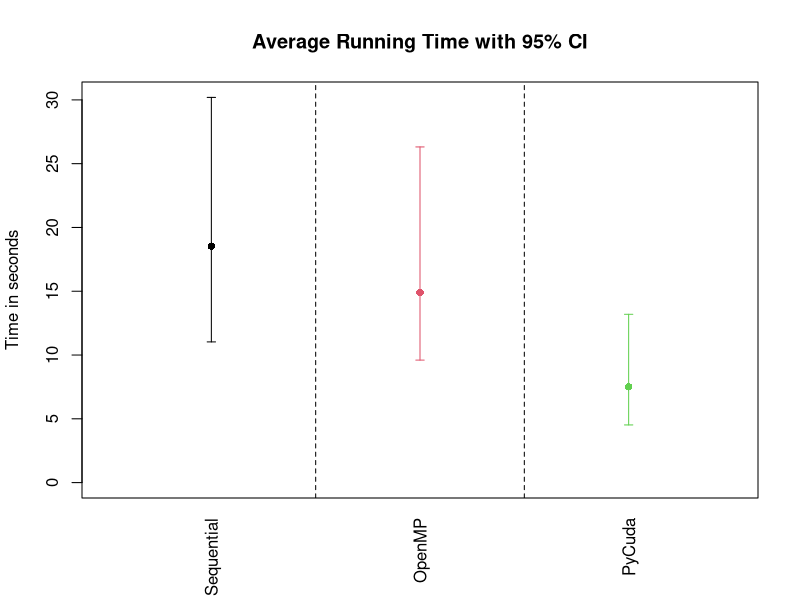
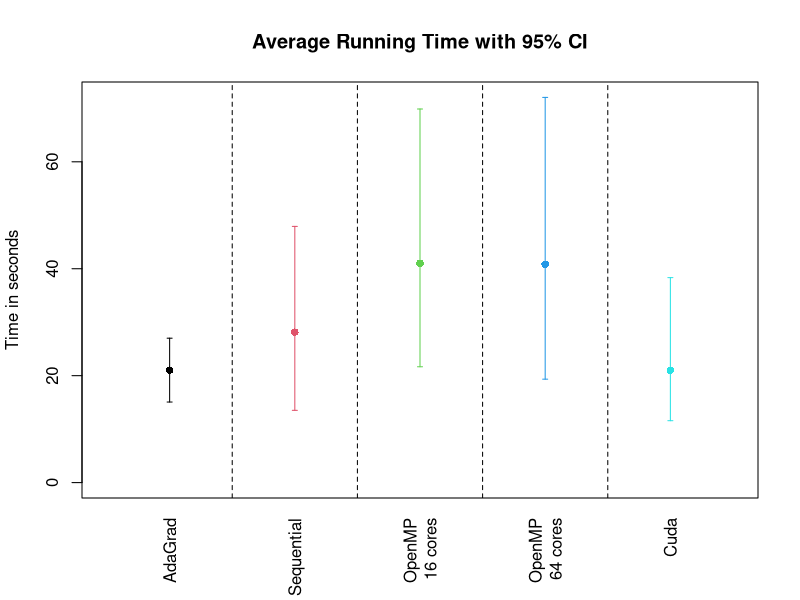

R code for these plots, in order:
plotTimes = function(data, labels){
  plot(data[1,], pch = 16, col = 1:ncol(data), ylim = c(0, max(data)), 
       xaxt = "n", xlab = "", ylab = "Time in seconds", xlim = c(0.5,ncol(data)+.5), 
       main = "Average Running Time with 95% CI" )
  axis(side = 1, at = 1:ncol(data), labels = labels, tick = F, las = 2)
  for (i in 1:ncol(data)){
    if (i < ncol(data)){abline(v = i+.5, lty = 2)}
    segments(i,data[2,i],i,data[3,i], col = i)
    segments(i-.02,data[2:3,i],i+.02,data[2:3,i], col = i)
  }
}

# Exercise 2 (Adam?)
seq = c(18.5330983472,11.0279892445, 30.1942003429)
openMP = c(14.9100168781, 9.60147128105, 26.312218219)
pycuda = c(7.50733185935, 4.52090799212, 13.1926374018)
data = cbind(seq, openMP, pycuda)

png("images/adam_time.png")
plotTimes(data, labels = c("Sequential", "OpenMP", "PyCuda"))
dev.off()

# Exercise 4 (Hessian-Free)
adagrad = c(22.11327004, 20.99232507, 20.67294908, 21.50551796, 20.75233102,
22.05125189, 21.38181114, 23.677526, 22.23660803, 22.30888796,
14.05756593, 18.08011985, 19.73524594, 22.54485297, 17.04361391,
22.02792001, 22.47860503, 20.608922, 21.00822711, 23.78029704,
21.42607212, 21.29130912, 20.53942299, 21.21694303, 22.57947993,
21.95840693, 24.32899284, 22.9603219,  22.87017012, 21.20456409,
21.90778995, 21.08343601, 21.50300503, 21.53422499, 13.81168413,
22.60522199, 19.88480997, 7.45160484, 19.97562003, 20.16937613,
20.27532506, 22.59281611, 16.26733088, 16.46365118, 16.29503918,
23.00759101, 26.50316787, 22.54556799, 22.93052983, 24.2192111, 20.99614,
23.31750512, 21.214499, 21.41280198, 21.38578701, 10.68650699,
22.892905, 20.91852498, 21.82952499, 23.821877, 23.5960412,
18.76557589, 21.46441102, 21.42458797, 21.77034688, 17.06581402,
22.19701409, 24.07997298, 26.86816216, 23.07671595, 22.20187902,
23.25679016, 23.27407503, 23.405653, 22.63115716, 23.38570499,
14.93108296, 21.98823094, 15.65240216, 23.34415507, 22.76237607,
14.55085206, 21.06373596, 23.20424914, 25.40794516, 19.02210116,
20.89142084, 22.88376904, 23.03055191, 22.05191588, 22.41539788,
21.63741899, 18.83792615, 21.52511191, 14.34979415, 21.65945911,
21.15891695, 21.192698, 21.48585892, 21.53771591)
hessian = c(12.0897491,  15.61970711, 16.73269105, 19.51019096, 12.57617712
            , 14.30676794, 19.97101283, 12.46764612, 14.41777802, 20.47156787
            , 15.16088295, 16.49967599, 12.83834004, 16.83595586, 12.79600692
            , 14.84608483, 12.43463302, 24.49118304, 11.70132303, 11.72675514
            , 11.18041396, 13.03090405, 12.49246407, 11.98750997, 14.23958588
            , 12.627985, 13.04756689, 12.02765989, 14.80588412, 12.95769,  12.39289188
            , 13.09264302, 13.43699598, 14.73765588, 11.33010721, 14.18877387
            , 12.63954496, 14.23659706, 11.44752288, 12.1742332,  13.72819901
            , 12.45664597, 17.12006998, 13.27799797, 12.5478251,  12.19316697
            , 14.44936299, 13.38547301, 16.3413589,  13.98735404, 11.17660403
            , 12.23527002, 12.9973259,  11.66814017, 13.17126703, 21.08877897
            , 13.34077692, 12.88290191, 18.08759594, 13.1812551,  10.22021389
            , 12.41685104, 11.50975013, 14.88097692, 12.4733901,  11.89593887
            , 14.9053781,  24.47285509, 13.98910499, 12.035923, 11.21567106
            , 13.971596, 14.24634814, 10.08802986, 11.74070501, 13.17543507
            , 11.14087105, 11.11139202, 11.76184797, 10.25734997, 13.70303202
            , 10.20409799, 11.68141794, 10.63993907, 12.52129793, 10.40049887
            , 14.13986397, 12.14019012, 13.81961083, 14.84065795, 21.051018
            , 12.96687102, 15.11099696, 24.83531904, 10.28632212, 11.60003114
            , 16.04657006, 11.84397697, 12.37280583, 14.63371396)

adagrad = c(mean(adagrad), mean(adagrad)+sd(adagrad)*qnorm(c(0.025,0.975)))
hessian = c(mean(hessian), mean(hessian)+sd(hessian)*qnorm(c(0.025,0.975)))
seq = c(28.1367368197, 13.5122228265, 47.9142556608)
openMP16 = c(41.0403354907, 21.6629123032, 69.8737324953)
openMP64 = c(40.8446625209, 19.3463171542, 72.0430283785)
cuda = c(21.002744205, 11.5748599172, 38.3353739738)
ex2 = cbind(adagrad, seq, openMP16, openMP64, cuda)

png("images/experiment4_times.png")
plotTimes(ex2, c("AdaGrad", "Sequential", "OpenMP\n16 cores", "OpenMP\n64 cores", "Cuda"))
dev.off()
